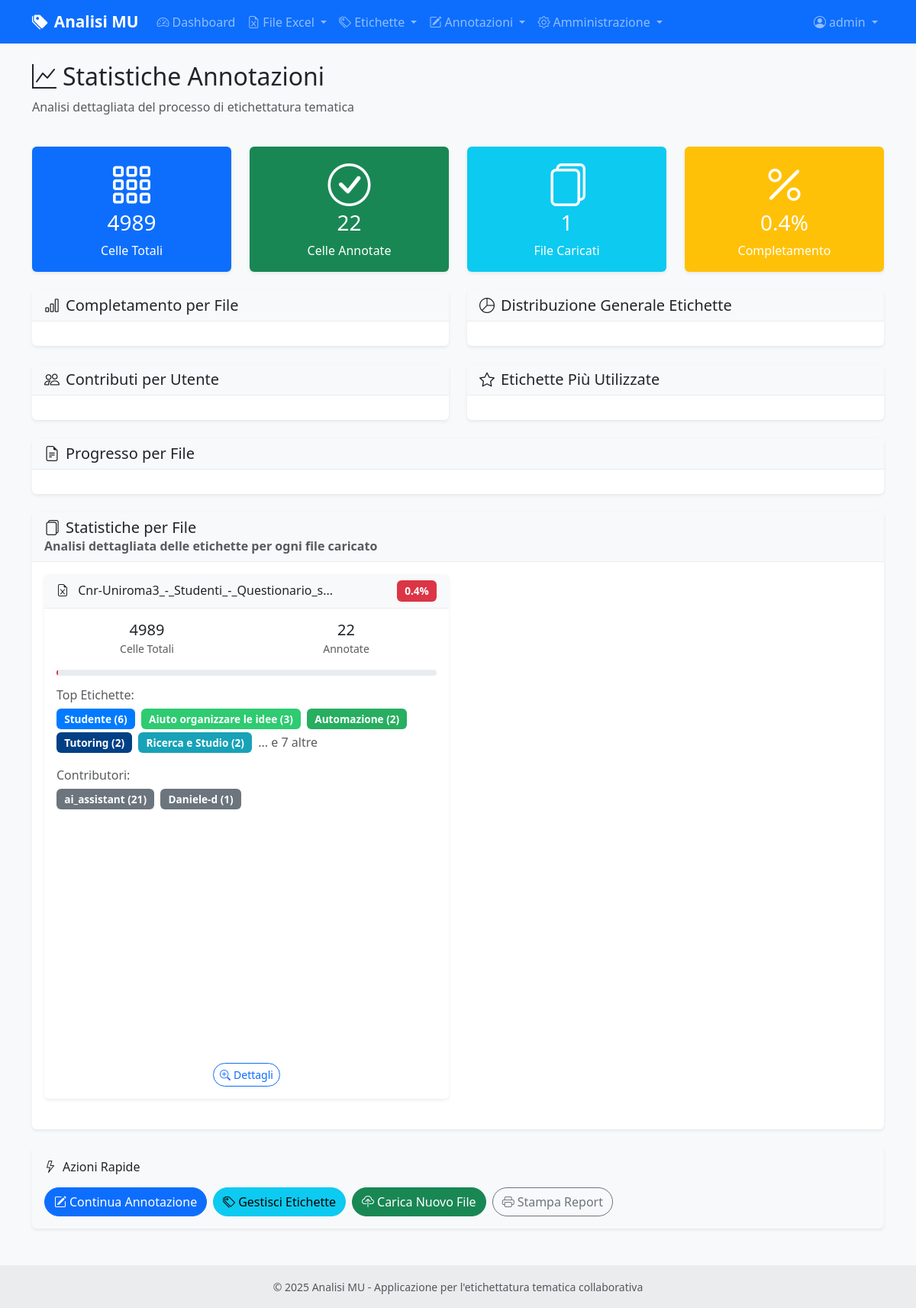
Page /annotation/statistics (signed in) on the earlier database version.
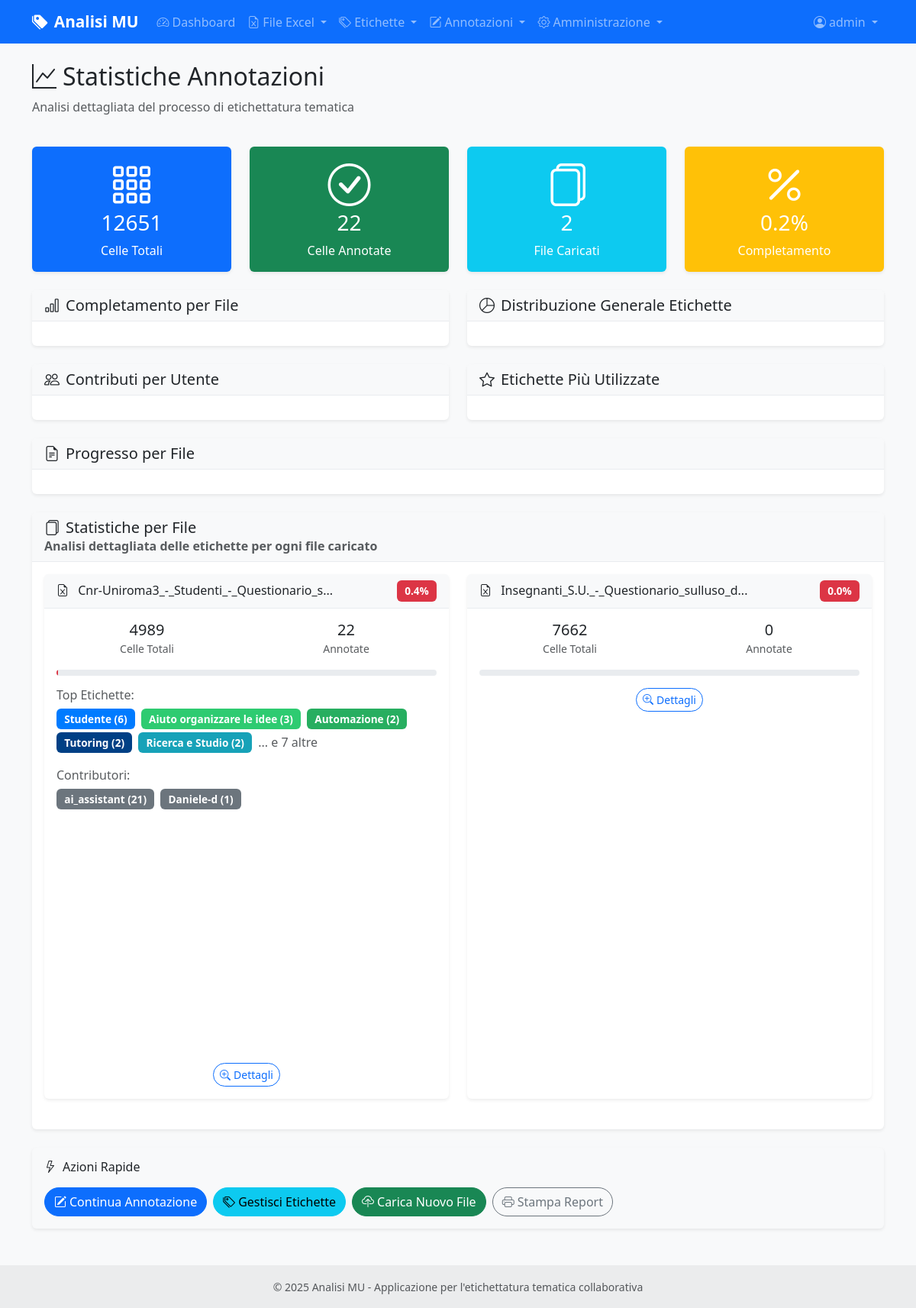
Same page on the later database version.
### models.py (models this page shows, shortened)
class ExcelFile(db.Model):
    id = db.Column(db.Integer, primary_key=True)
    filename = db.Column(db.String(255), nullable=False)
    original_filename = db.Column(db.String(255), nullable=False)
    file_path = db.Column(db.String(500), nullable=False)
    uploaded_by = db.Column(db.Integer, db.ForeignKey('user.id'), nullable=False)
    uploaded_at = db.Column(db.DateTime, default=datetime.utcnow)
    uploader = db.relationship('User', backref='uploaded_files')
    text_cells = db.relationship('TextCell', backref='excel_file', lazy=True, cascade='all, delete-orphan')

### routes/annotation.py (the view)
@annotation_bp.route('/statistics')
@login_required
def statistics():
    total_cells = TextCell.query.count()
    annotated_cells = db.session.query(TextCell.id)\
        .join(CellAnnotation)\
        .distinct().count()
    user_stats = db.session.query(User.username, db.func.count(CellAnnotation.id))\
        .join(CellAnnotation, User.id == CellAnnotation.user_id)\
            .group_by(User.id)\
        .order_by(db.desc(db.func.count(CellAnnotation.id)))\
        .all()
    label_stats = db.session.query(Label.name, Label.color, db.func.count(CellAnnotation.id))\
        .join(CellAnnotation)\
        .group_by(Label.id)\
        .order_by(db.desc(db.func.count(CellAnnotation.id)))\
        .limit(20)\
        .all()
    file_progress = db.session.query(
        ExcelFile.original_filename,
        db.func.count(TextCell.id).label('total_cells'),
        db.func.count(CellAnnotation.id).label('annotated_cells')
    ).select_from(ExcelFile)\
     .outerjoin(TextCell, ExcelFile.id == TextCell.excel_file_id)\
     .outerjoin(CellAnnotation, TextCell.id == CellAnnotation.text_cell_id)\
     .group_by(ExcelFile.id)\
     .all()
    file_label_stats = get_file_label_statistics()
    overview_charts = create_overview_charts(file_label_stats)
    user_stats_chart = create_user_stats_chart(user_stats)
    label_stats_chart = create_label_stats_chart(label_stats)
    file_progress_chart = create_file_progress_chart(file_progress)
    return render_template('annotation/statistics.html',
                          total_cells=total_cells,
                          annotated_cells=annotated_cells,
                          user_stats=user_stats,
                          label_stats=label_stats,
                          file_progress=file_progress,
                          file_label_stats=file_label_stats,
                          overview_charts=overview_charts,
                          user_stats_chart=user_stats_chart,
                          label_stats_chart=label_stats_chart,
                          file_progress_chart=file_progress_chart)

### models.py (called while the page is built)
    def can_manage_users(self):
        return self.role == 'amministratore'

### routes/annotation.py (called while the page is built)
def create_user_stats_chart(user_stats):
    if not user_stats:
        return None
    users = [stat.username for stat in user_stats]
    counts = [stat[1] for stat in user_stats] # stat[1] is the count from the query
    fig = go.Figure(data=[go.Bar(
        x=counts,
        y=users,
        orientation='h',
        marker_color='rgb(93, 164, 214)'
    )])
    fig.update_layout(
        title="Annotazioni per Utente",
        xaxis_title="Numero di Annotazioni",
        yaxis_title="Utente",
        height=max(400, len(users) * 30),
        yaxis=dict(autorange="reversed") # Per avere l'utente con più annotazioni in alto
    )
    return json.dumps(fig, cls=plotly.utils.PlotlyJSONEncoder)

### templates/annotation/statistics.html (shortened to what the changed rows need)
{% extends "base.html" %}
{% block content %}
<div class="row mb-4">
    <div class="col-12">
        <h2>
            <i class="bi bi-graph-up me-2"></i>Statistiche Annotazioni
        </h2>
    </div>
</div>
<div class="row mb-4">
    <div class="col-md-3">
        <div class="card bg-primary text-white">
            <div class="card-body text-center">
                <i class="bi bi-grid-3x3-gap display-4 mb-3"></i>
                <h3>{{ total_cells }}</h3>
                <p class="mb-0">Celle Totali</p>
            </div>
        </div>
    </div>
    <div class="col-md-3">
        <div class="card bg-info text-white">
            <div class="card-body text-center">
                <i class="bi bi-files display-4 mb-3"></i>
                <h3>{{ file_label_stats|length }}</h3>
                <p class="mb-0">File Caricati</p>
            </div>
        </div>
    </div>
    <div class="col-md-3">
        <div class="card bg-warning text-white">
            <div class="card-body text-center">
                <i class="bi bi-percent display-4 mb-3"></i>
                <h3>{{ "%.1f"|format((annotated_cells / total_cells * 100) if total_cells > 0 else 0) }}%</h3>
                <p class="mb-0">Completamento</p>
            </div>
        </div>
    </div>
</div>
<div class="row mb-4">
    <div class="col-12">
        <div class="card">
            <div class="card-body">
                {% if file_label_stats %}
                <div class="row">
                    {% for file_stat in file_label_stats %}
                    <div class="col-md-6 mb-4">
                        <div class="card file-card h-100">
                            <div class="card-header d-flex justify-content-between align-items-center">
                                <h6 class="mb-0">
                                    <i class="bi bi-file-earmark-excel me-2"></i>
                                    {{ file_stat.file.original_filename[:40] }}{% if file_stat.file.original_filename|length > 40 %}...{% endif %}
                                </h6>
                                <span class="badge completion-badge {% if file_stat.completion_rate >= 75 %}bg-success{% elif file_stat.completion_rate >= 50 %}bg-warning{% else %}bg-danger{% endif %}">
                                    {{ file_stat.completion_rate }}%
                                </span>
                            </div>
                            <div class="card-body">
                                <div class="row mb-3">
                                    <div class="col-6">
                                        <div class="text-center">
                                            <div class="h5 mb-0">{{ file_stat.total_cells }}</div>
                                            <small class="text-muted">Celle Totali</small>
                                        </div>
                                    </div>
                                    <div class="col-6">
                                        <div class="text-center">
                                            <div class="h5 mb-0">{{ file_stat.annotated_cells }}</div>
                                            <small class="text-muted">Annotate</small>
                                        </div>
                                    </div>
                                </div>
                                <div class="progress mb-3" style="height: 8px;">
                                </div>
                                <div class="text-center">
                                    <a href="{{ url_for('annotation.file_statistics', file_id=file_stat.file.id) }}"
                                       class="btn btn-sm btn-outline-primary">
                                        <i class="bi bi-zoom-in me-1"></i>Dettagli
                                    </a>
                                </div>
                            </div>
                        </div>
                    </div>
                    {% endfor %}
                </div>
                {% else %}
                <div class="text-center text-muted py-4">
                    <i class="bi bi-inbox display-4 mb-3"></i>
                    <p>Nessun file con annotazioni trovato</p>
                </div>
                {% endif %}
            </div>
        </div>
    </div>
</div>
{% endblock %}

Differences in the rows shown:
added ExcelFile: file "Insegnanti_S.U._-_Questionario_sulluso_d"
Other differences:
{{ total_cells }}: "4989" → "12651"
{{ file_label_stats|length }}: "1" → "2"
text no longer shown: "0.4"
text now shown: "0.2"
new list line: "... 0.0 % 7662 Celle Totali 0 Annotate Dettagli"
